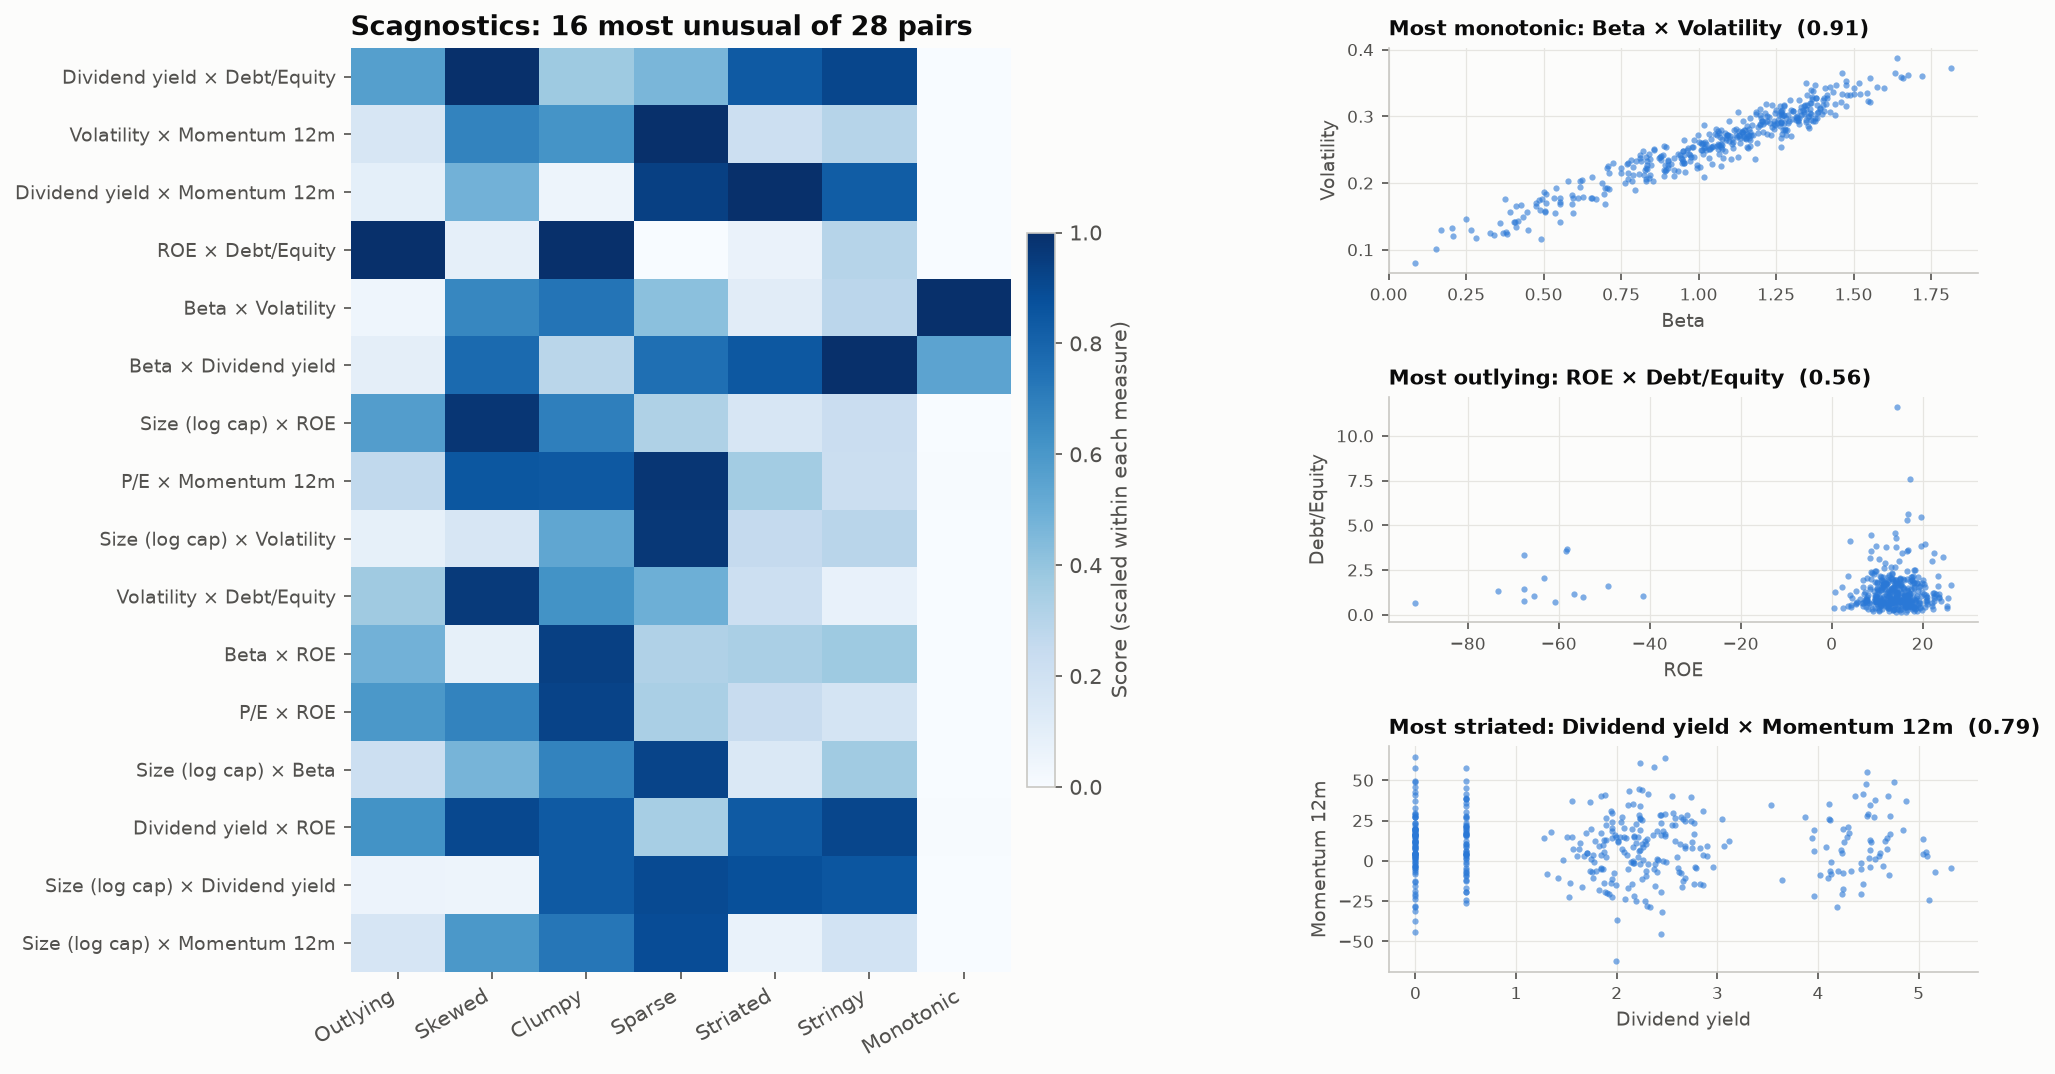

The Python source for this figure:
"""
Scagnostics (scatterplot diagnostics)  -  family: Correlation

DESIGN PURPOSE
Scores every pairwise scatterplot of a dataset on measures of shape such as
outlying, skewed, clumpy, sparse, striated, stringy and monotonic, computed
from the minimum spanning tree of the points. A heatmap of measure × pair then
points the analyst to the few scatterplots worth looking at, instead of
scanning dozens or hundreds of panels in a scatterplot matrix.

WHEN TO USE
  - Screen many numeric variables (stock characteristics, risk factors, KPIs)
    for unusual pairwise patterns
  - Pick which scatterplots to show from a pair plot that is too big to read
  - Flag pairs with outliers, clusters or discrete stripes before modelling

AVOID WHEN
  - Fewer than about 5 variables; just draw the pair plot
  - You already know which relationship matters
  - Very small samples, where the spanning-tree measures are noisy

ALTERNATIVES
  - Pair plot (scatterplot matrix)
  - Correlation heatmap (linear association only)
  - Parallel coordinates

REFERENCE
  - Wilkinson, L., Anand, A. & Grossman, R. (2005). Graph-theoretic
    scagnostics. Proceedings of the IEEE Symposium on Information
    Visualization (InfoVis 2005), 157–164. 20-Year Test of Time Award, IEEE
    VIS 2025. https://tableau.com/research/publications/graph-theoretic-
    scagnostics

EXAMPLE
Eight simulated characteristics for 400 stocks in four sectors: size, beta,
volatility, dividend yield, P/E, ROE, 12-month momentum and debt-to-equity.

Run:  python scagnostics.py
"""
import sys
from pathlib import Path

import numpy as np
import pandas as pd
import matplotlib.pyplot as plt

# Library style: categorical colors in fixed order, recessive axes, hairline grid.
PALETTE = ["#2a78d6", "#eb6834", "#1baf7a", "#eda100",
           "#e87ba4", "#008300", "#6250d6", "#e34948"]
SEQ_CMAP = "Blues"      # sequential: one hue, light -> dark
DIV_CMAP = "RdBu_r"     # diverging: two opposite hues, neutral midpoint
GRAY = "#b8b7b1"        # de-emphasised marks
plt.rcParams.update({
    "figure.figsize": (8, 4.8), "figure.dpi": 110, "figure.facecolor": "#fcfcfb",
    "axes.facecolor": "#fcfcfb", "axes.edgecolor": "#c9c8c3", "axes.linewidth": 0.8,
    "axes.spines.top": False, "axes.spines.right": False,
    "axes.grid": True, "grid.color": "#e6e5e1", "grid.linewidth": 0.6, "axes.axisbelow": True,
    "axes.prop_cycle": plt.cycler(color=PALETTE),
    "axes.titlesize": 13, "axes.titleweight": "bold", "axes.titlelocation": "left",
    "axes.labelcolor": "#52514e", "xtick.color": "#52514e", "ytick.color": "#52514e",
    "text.color": "#0b0b0b", "font.size": 10, "lines.linewidth": 2,
    "legend.frameon": False,
})

from itertools import combinations
from scipy.sparse.csgraph import connected_components, minimum_spanning_tree
from scipy.spatial.distance import pdist, squareform
from scipy.stats import spearmanr

# --- Example data ------------------------------------------------------------
rng = np.random.default_rng(12)
n = 400
sector = rng.choice(["Tech", "Utilities", "Financials", "Energy"], n, p=[0.35, 0.2, 0.25, 0.2])
beta = np.select([sector == "Tech", sector == "Utilities", sector == "Financials"], [1.3, 0.5, 1.0], 1.1)
beta = beta + rng.normal(0, 0.18, n)
stocks = pd.DataFrame({
    "Size (log cap)": rng.normal(10, 1.2, n),
    "Beta": beta,
    "Volatility": 0.08 + 0.17 * beta + rng.normal(0, 0.015, n),
    "Dividend yield": np.select([sector == "Tech", sector == "Utilities"],
                                [rng.choice([0, 0, 0.5], n), rng.normal(4.5, 0.4, n)], rng.normal(2.2, 0.4, n)),
    "P/E": np.select([sector == "Tech", sector == "Utilities"],
                     [rng.normal(32, 3, n), rng.normal(16, 2, n)], rng.normal(12, 2, n)),
    "ROE": np.where(rng.random(n) < 0.03, rng.normal(-60, 15, n), rng.normal(14, 5, n)),
    "Momentum 12m": rng.normal(8, 20, n),
    "Debt/Equity": rng.lognormal(0, 0.7, n),
})
stocks.describe().round(2)

# --- Plot --------------------------------------------------------------------
def scagnostics(x, y):
    P = np.c_[(x - x.min()) / np.ptp(x), (y - y.min()) / np.ptp(y)]  # min-max scale to [0, 1]
    def mst(points):
        T = minimum_spanning_tree(squareform(pdist(points))).tocoo()
        return T.row, T.col, T.data
    r, c, w = mst(P)
    q25, q50, q75, q90 = np.percentile(w, [25, 50, 75, 90])
    omega = q75 + 1.5 * (q75 - q25)
    outlying = w[w > omega].sum() / w.sum()
    # Remove points whose every MST edge is long (outliers), then recompute the tree.
    long_edge = w > omega
    deg_all = np.bincount(np.r_[r, c], minlength=len(P))
    deg_long = np.bincount(np.r_[r[long_edge], c[long_edge]], minlength=len(P))
    keep = ~((deg_all > 0) & (deg_all == deg_long))
    P = P[keep]
    r, c, w = mst(P)
    q10, q50, q90 = np.percentile(w, [10, 50, 90])
    skewed = (q90 - q50) / (q90 - q10)
    sparse = q90
    deg = np.bincount(np.r_[r, c], minlength=len(P))
    stringy = (deg == 2).sum() / max(len(P) - (deg == 1).sum(), 1)
    # Striated: share of degree-2 vertices whose two edges are nearly collinear (cos < -0.75).
    nbrs = [[] for _ in range(len(P))]
    for a, b in zip(r, c):
        nbrs[a].append(b)
        nbrs[b].append(a)
    cosines = []
    for v in np.where(deg == 2)[0]:
        u1, u2 = P[nbrs[v][0]] - P[v], P[nbrs[v][1]] - P[v]
        cosines.append(u1 @ u2 / (np.linalg.norm(u1) * np.linalg.norm(u2) + 1e-12))
    striated = np.mean(np.array(cosines) < -0.75) if cosines else 0.0
    # Clumpy: cut each edge; compare it with the longest edge in the smaller piece.
    clumpy = 0.0
    adj = np.zeros((len(P), len(P)))
    adj[r, c] = w
    for j in np.argsort(w)[::-1][:60]:                           # the long edges are the candidates
        A = adj.copy()
        A[r[j], c[j]] = 0
        _, comp = connected_components(A, directed=False)
        small = comp == np.argmin(np.bincount(comp))
        inner = w[small[r] & small[c]]
        if len(inner):
            clumpy = max(clumpy, 1 - inner.max() / w[j])
    monotonic = spearmanr(x, y).statistic ** 2
    return dict(Outlying=outlying, Skewed=skewed, Clumpy=clumpy, Sparse=sparse,
                Striated=striated, Stringy=stringy, Monotonic=monotonic)

pairs = list(combinations(stocks.columns, 2))
scores = pd.DataFrame([scagnostics(stocks[a].to_numpy(), stocks[b].to_numpy()) for a, b in pairs],
                      index=[f"{a} × {b}" for a, b in pairs])
scaled = (scores - scores.min()) / (scores.max() - scores.min())  # 0-1 within each measure
show = scaled.loc[scaled.max(axis=1).sort_values(ascending=False).index[:16]]

fig = plt.figure(figsize=(14, 8))
gs = fig.add_gridspec(3, 2, width_ratios=[1.35, 1], hspace=0.55, wspace=0.35)
ax = fig.add_subplot(gs[:, 0])
im = ax.imshow(show.to_numpy(), cmap=SEQ_CMAP, vmin=0, vmax=1, aspect="auto")
ax.set_xticks(range(show.shape[1]), show.columns, rotation=30, ha="right")
ax.set_yticks(range(len(show)), show.index, fontsize=9)
ax.grid(False)
for s in ax.spines.values():
    s.set_visible(False)
ax.set_title("Scagnostics: 16 most unusual of 28 pairs")
fig.colorbar(im, ax=ax, shrink=0.6, pad=0.02, label="Score (scaled within each measure)")

for i, measure in enumerate(["Monotonic", "Outlying", "Striated"]):
    best = scores[measure].idxmax()
    a, b = best.split(" × ")
    axs = fig.add_subplot(gs[i, 1])
    axs.scatter(stocks[a], stocks[b], s=9, color=PALETTE[0], alpha=0.6, linewidth=0)
    axs.set_xlabel(a, fontsize=9)
    axs.set_ylabel(b, fontsize=9)
    axs.set_title(f"Most {measure.lower()}: {a} × {b}  ({scores.loc[best, measure]:.2f})", fontsize=10)
    axs.tick_params(labelsize=8)
fig.tight_layout()

# --- Save / show -------------------------------------------------------------
out = Path(__file__).with_name(Path(__file__).stem + ".png")
fig.savefig(out, dpi=150, bbox_inches="tight")
print(f"saved {out}")
if "--no-show" not in sys.argv:
    plt.show()
